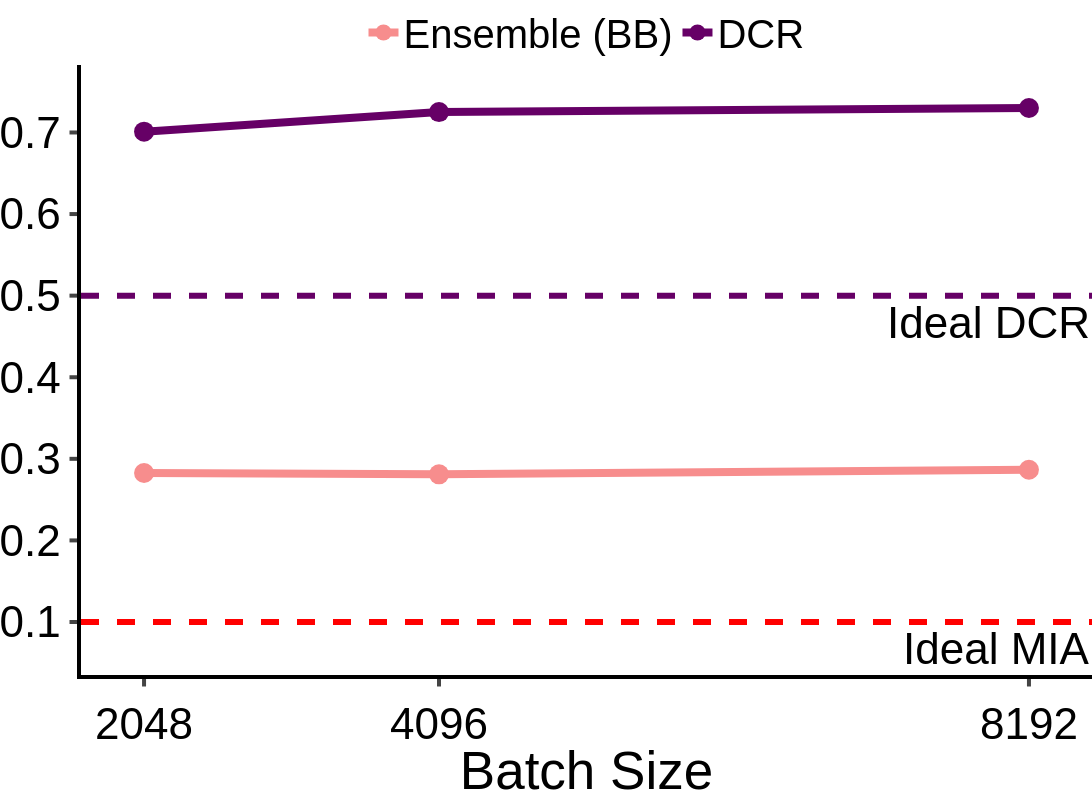

Notebook code for this chart:
### Code cell
# Batch size figure
df = {"Batch Size": batch_size, "Ensemble (BB)": batch_size_bb, "DCR": batch_size_dcr}

fig = px.line(
    data_frame=df,
    x="Batch Size",
    y=["Ensemble (BB)", "DCR"],
    markers=True,

)
fig.data[0].line.color = "#f78d8d"
fig.data[1].line.color = "#660066"
fig.add_hline(y=0.1, line_dash="dash", line_color="red", annotation_text="Ideal MIA", annotation_position="bottom right", line_width=6)
fig.add_hline(y=1/2, line_dash="dash", line_color="#660066", annotation_text="Ideal DCR", annotation_position="bottom right", line_width=6)
fig.update_layout(
    xaxis=dict(
        tickmode='array',
        tickvals=["2048", "4096", "8192"],
    ),
)
fig.update_xaxes(
    ticks="outside", tickwidth=4, ticklen=7.5, linewidth=4, linecolor="black", tickangle=0, title_font_family="Helvetica", tickfont_family="Helvetica", tickfont_size=FONT_SIZE,
)
fig.update_yaxes(
    ticks="outside", tickwidth=4, ticklen=7.5, linewidth=4, linecolor="black", title = "Metric Score", tickangle=0, title_font_family="Helvetica", tickfont_family="Helvetica", tickfont_size=FONT_SIZE,
)
fig.update_traces(marker=dict(size=20), line=dict(width=8))

customize_figure_layout(fig)
fig.update_yaxes(title_text=None)
save_and_display_figure(fig, "diabetes_ensemble_dcr_batch_size", plots_dir)

### Figure 1 — Plotly figure (JSON) as saved in the notebook; plotly's stock layout.template omitted (floating-point values rounded to 4 significant figures)
{"data": [{"hovertemplate": "variable=Ensemble (BB)<br>Batch Size=%{x}<br>value=%{y}<extra></extra>", "legendgroup": "Ensemble (BB)", "line": {"color": "#f78d8d", "dash": "solid", "width": 8}, "marker": {"size": 20, "symbol": "circle"}, "mode": "lines+markers", "name": "Ensemble (BB)", "orientation": "v", "showlegend": true, "type": "scatter", "x": [2048, 4096, 8192], "xaxis": "x", "y": [0.2827, 0.281, 0.2867], "yaxis": "y"}, {"hovertemplate": "variable=DCR<br>Batch Size=%{x}<br>value=%{y}<extra></extra>", "legendgroup": "DCR", "line": {"color": "#660066", "dash": "solid", "width": 8}, "marker": {"size": 20, "symbol": "circle"}, "mode": "lines+markers", "name": "DCR", "orientation": "v", "showlegend": true, "type": "scatter", "x": [2048, 4096, 8192], "xaxis": "x", "y": [0.701, 0.725, 0.73], "yaxis": "y"}], "layout": {"annotations": [{"showarrow": false, "text": "Ideal MIA", "x": 1, "xanchor": "right", "xref": "x domain", "y": 0.1, "yanchor": "top", "yref": "y"}, {"showarrow": false, "text": "Ideal DCR", "x": 1, "xanchor": "right", "xref": "x domain", "y": 0.5, "yanchor": "top", "yref": "y"}], "font": {"color": "black", "family": "Helvetica", "size": 44}, "height": 800, "legend": {"font": {"size": 40}, "orientation": "h", "title": {"font": {"family": "Helvetica"}, "text": ""}, "tracegroupgap": 0, "valign": "top", "x": 0.5, "xanchor": "center", "y": 1, "yanchor": "bottom"}, "margin": {"b": 0, "l": 0, "pad": 0, "r": 0, "t": 40}, "plot_bgcolor": "white", "shapes": [{"line": {"color": "red", "dash": "dash", "width": 6}, "type": "line", "x0": 0, "x1": 1, "xref": "x domain", "y0": 0.1, "y1": 0.1, "yref": "y"}, {"line": {"color": "#660066", "dash": "dash", "width": 6}, "type": "line", "x0": 0, "x1": 1, "xref": "x domain", "y0": 0.5, "y1": 0.5, "yref": "y"}], "title": {"font": {"family": "Helvetica"}, "x": 0.5, "y": 0.99}, "width": 1200, "xaxis": {"anchor": "y", "automargin": true, "domain": [0, 1], "linecolor": "black", "linewidth": 4, "tickangle": 0, "tickfont": {"family": "Helvetica", "size": 44}, "ticklen": 7.5, "tickmode": "array", "ticks": "outside", "tickvals": ["2048", "4096", "8192"], "tickwidth": 4, "title": {"font": {"family": "Helvetica"}, "text": "Batch Size"}}, "yaxis": {"anchor": "x", "automargin": true, "domain": [0, 1], "linecolor": "black", "linewidth": 4, "tickangle": 0, "tickfont": {"family": "Helvetica", "size": 44}, "ticklen": 7.5, "ticks": "outside", "tickwidth": 4, "title": {"font": {"family": "Helvetica"}}}}}
